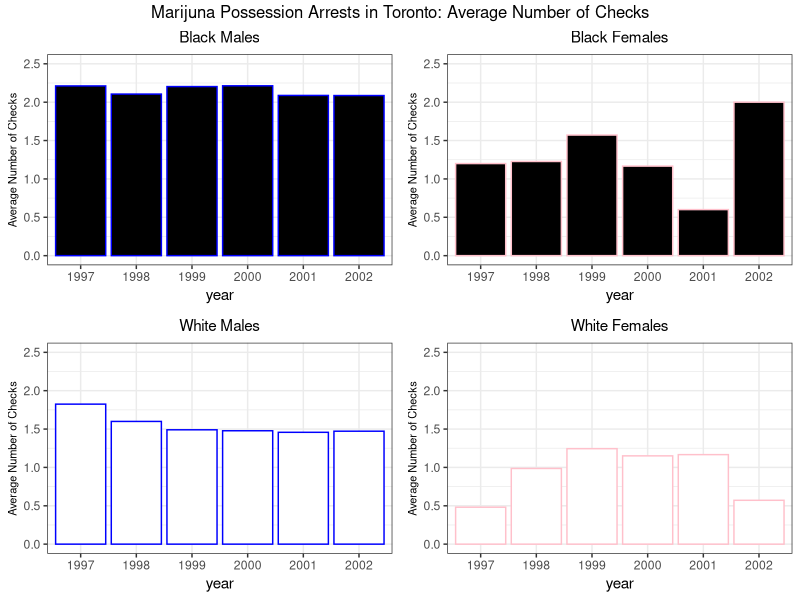

The R script that drew this image:
## ---- chunk 1
knitr::opts_chunk$set(echo = TRUE, highlight=FALSE)
## ---- chunk 2
library(carData)
library(ggplot2)
library(tidyverse)
library(gridExtra)
#Data for project report
head(Arrests)
## ---- chunk 3
arrestData <- data.frame(Arrests)
whiteMaleData <- data.frame(filter(arrestData, colour=="White" & sex =="Male"))
whiteFemaleData <- data.frame(filter(arrestData, colour == "White" & sex 
== "Female"))
blackMaleData <- data.frame(filter(arrestData, colour == "Black" & sex 
== "Male"))
blackFemaleData <- data.frame(filter(arrestData, colour == "Black" & sex 
== "Female"))

whiteMaleBar <- ggplot(whiteMaleData, aes(x=factor(year), y=checks))+
stat_summary(fun="mean", geom="bar", color="blue", fill = "white" )+
theme_bw()+labs(title="White Males", y = "Average Number of Checks", x = "year")+
theme(axis.title.y = element_text(size=8),  plot.title=
element_text(hjust=0.5, size=11))+expand_limits(y=c(0,2.5)) #(1),(4),(5)

whiteFemaleBar <- ggplot(whiteFemaleData, aes(x=factor(year), y=checks))+
stat_summary(fun="mean", geom="bar", color="pink", fill="white")+theme_bw()+
labs(title="White Females", y = "Average Number of Checks", x= "year")+
theme(axis.title.y = element_text(size=8), plot.title=
element_text(hjust=0.5, size=11))+expand_limits(y=c(0,2.5)) #(1),(4),(5)

blackMaleBar <- ggplot(blackMaleData, aes(x=factor(year), y=checks))+
stat_summary(fun="mean", geom="bar", color="blue", fill="black")+theme_bw()+
labs(title="Black Males", y = "Average Number of Checks", x="year")+
theme(axis.title.y = element_text(size=8), plot.title=
element_text(hjust=0.5, size=11))+expand_limits(y=c(0,2.5)) #(1),(4),(5)

blackFemaleBar <- ggplot(blackFemaleData, aes(x=factor(year), y=checks))+
stat_summary(fun="mean", geom="bar", color="pink", fill="black")+theme_bw()+
labs(title="Black Females", y = "Average Number of Checks", x= "year")+
theme(axis.title.y = element_text(size=8), plot.title=
element_text(hjust=0.5, size=11))+expand_limits(y=c(0,2.5)) #(1),(4),(5) 

#(2), (3)
grid.arrange(blackMaleBar, blackFemaleBar,whiteMaleBar, whiteFemaleBar, 
top = "Marijuna Possession Arrests in Toronto: Average Number of Checks") 
